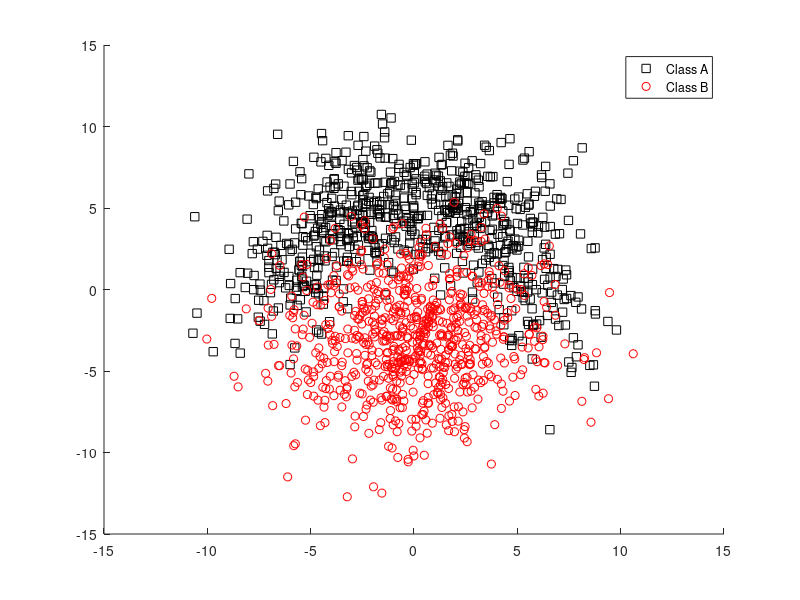
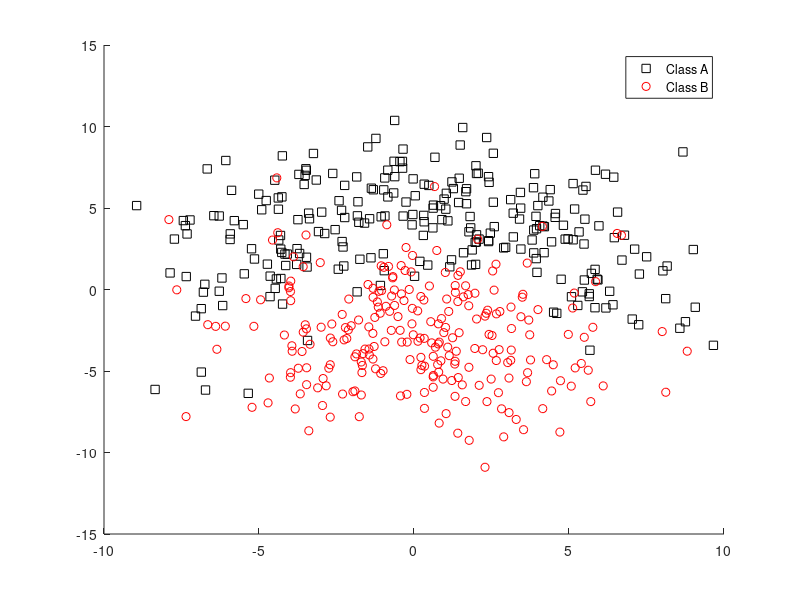

Write MATLAB code to recreate these figures, in order. (Note: this script raises an error after producing the figures.)
%% Machine Learning: Pattern Recognition
%% Lab 1
%% Paris Mavromoustakos
%% Georgios Methenitis
%% Marios Tzakris

close all;
clear all;
clc

%% Exercise 1

%Loading of the netlab package
addpath('netlab3_3');
load('twoclass.mat');

%Shuffling of the two given classes
A = A(randperm(length(A)),:);
B = B(randperm(length(B)),:);

%Determination of the training set. This training set includes 75% of each Table A
%and B
TrainingSet = [A(1:length(A)*3/4,:); B(1:length(B)*3/4,:)];

%Determination of the test set. This test set includes 25% of each Table A
%and B
TestSet = [A(length(A)*3/4+1:length(A),:) ; B(length(B)*3/4+1:length(B),:)];


%This figure shows the two classes of the training set.
figure();
hold on
plot(A(1:length(A)*3/4,1),A(1:length(A)*3/4,2),'ks');
plot(B(1:length(B)*3/4,1),B(1:length(B)*3/4,2),'ro');
legend('Class A','Class B');
hold off
% title('Training Set')


%This figure depicts the two classes of the test set.
figure();
hold on
plot(A(length(A)*3/4+1:length(A),1),A(length(A)*3/4+1:length(A),2),'ks');
plot(B(length(B)*3/4+1:length(B),1),B(length(B)*3/4+1:length(B),2),'ro');
legend('Class A','Class B');
hold off
% title('Test Set')


%% Exercise 2

%Number of tests (k=1,2,...,kValueMax)
kValueMax = 1000;

%Results Array, including results for different K
%First column - Classification Accuracy
%Second column - Classification Error
%Each row - different k-value
ClassificationResults = zeros(kValueMax,2);

%Classification with multiple values for K
for kValue=1:2:kValueMax

ClassificationResults(kValue,:) = KnnFunction(2, 2, kValue, TrainingSet, TestSet);
 
end

%Accuracy rate for different values of K
figure();
bar(ClassificationResults(:,1));
xlabel('K');
ylabel('Accuracy rate %');
% title('Classification Accuracy');

%Error rate for different values of K
figure();
bar(ClassificationResults(:,2));
xlabel('K');
ylabel('Error rate %');
% title('Classification Error');

%% Exercise 3
%10-Fold Cross Validation

% % Shuffling one more time the two classes
% A = A(randperm(length(A)),:);
% B = B(randperm(length(B)),:);

%Determination of each fold in k-fold cross validation process
foldSize = 10;

%Results Array, including results for different K
%First column - Classification Accuracy
%Second column - Classification Error
%Each row - different k-value
ClassificationResultsCross = zeros(kValueMax,2);

%Classification with multiple values for K
for kValue = 1:2:kValueMax
    
  %For each K value, we perform cross validation to derive more accurate conclusions
  ClassificationResultsCross(kValue,:) = CrossValidation(A, B, foldSize, kValue);
      
end


%Error rate for different values of K
figure();
bar(ClassificationResultsCross(:,2));
xlabel('K');
ylabel('Error rate %');
% title('Classification Error');


% Arg Min to determine the best value for k
min =100000;
argmin = 0;
for kValue=1:2:length(ClassificationResultsCross)
    if ClassificationResultsCross(kValue,2) < min
        min = ClassificationResultsCross(kValue,2);
        argmin = kValue;
    end
end
argmin
